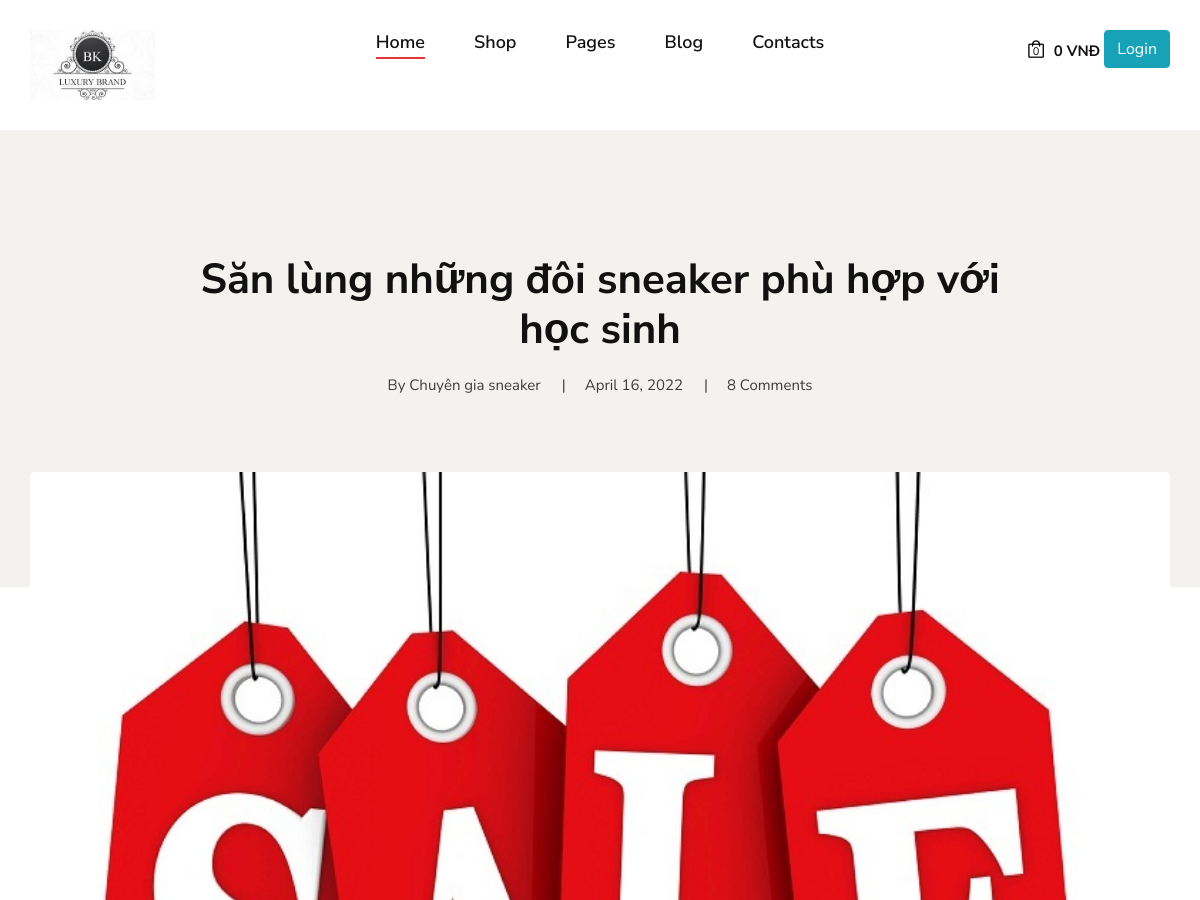
The app's page /blog-details.php?id=2 (upper part), older data.
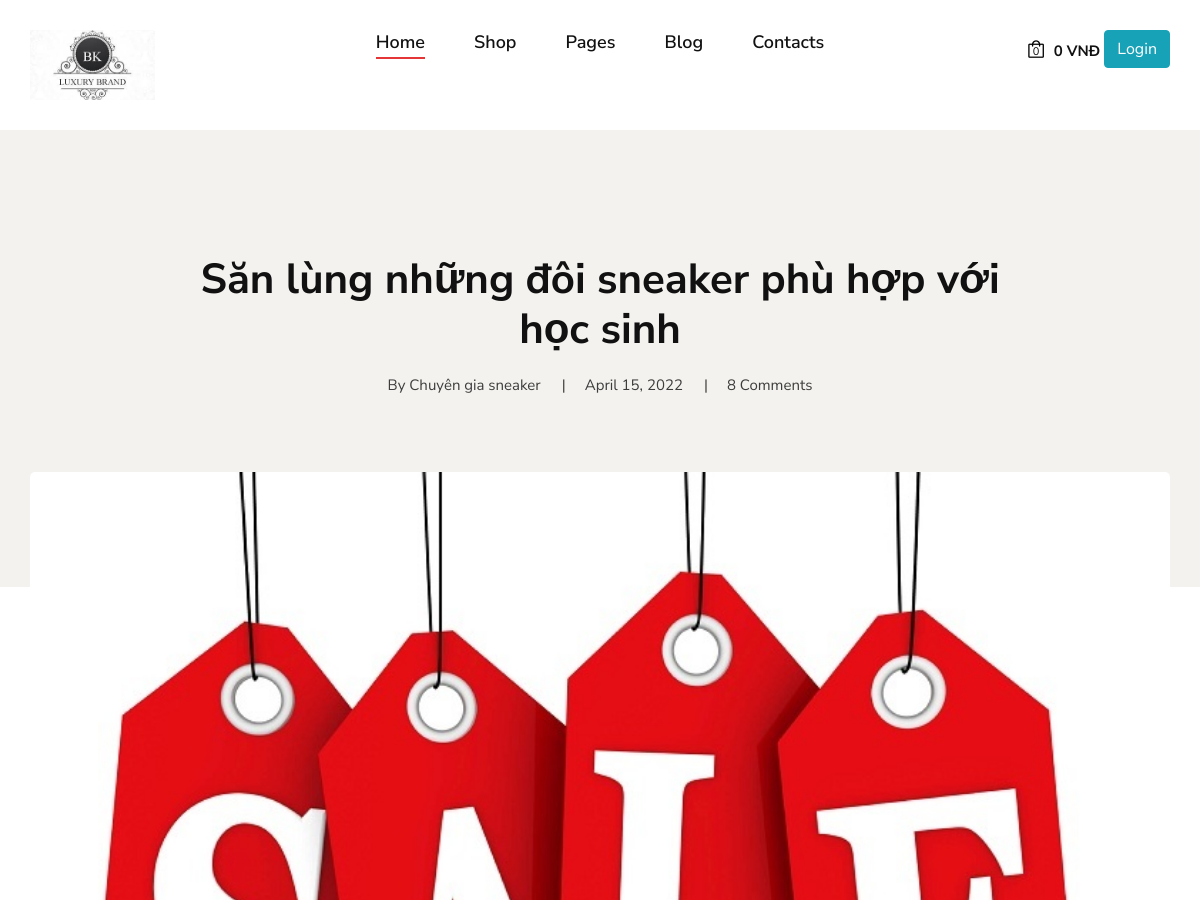
The same page, newer data.
### tables this page shows
CREATE TABLE `tbl_image_article` (
  `id` int(11) NOT NULL,
  `articleId` int(11) NOT NULL,
  `image` varchar(255) NOT NULL
);

CREATE TABLE `tbl_article` (
  `id` int(11) NOT NULL,
  `title` varchar(255) NOT NULL,
  `content` text NOT NULL,
  `datetime` timestamp NULL DEFAULT current_timestamp(),
  `writer` varchar(255) NOT NULL
);

### lib/database.php (called while the page is built, shortened)
<?php
Class Database{
   public $host   = DB_HOST;
   public $user   = DB_USER;
   public $pass   = DB_PASS;
   public $dbname = DB_NAME;
   public $link;
private function connectDB(){
   $this->link = new mysqli($this->host, $this->user, $this->pass,
    $this->dbname);
   mysqli_set_charset($this->link,"utf8");
 }
public function select($query){
  $result = $this->link->query($query) or
   die($this->link->error.__LINE__);
  if($result->num_rows > 0){
    return $result;
  } else {
    return false;
  }
 }
}

### classes/article.php (called while the page is built, shortened)
<?php
	$filepath = realpath(dirname(__FILE__));
	include_once ($filepath.'/../lib/database.php');
class Article
{
    private $db;
	public function __construct()
	{
		$this->db = new Database();
	}
    public function getDetailsArticleById($id)
    {
        $query = "SELECT `tbl_article`.* , `tbl_image_article`.`image`
                FROM `tbl_article` JOIN `tbl_image_article` ON `tbl_article`.`id` =`tbl_image_article`.`articleId`
                WHERE `tbl_article`.`id` = '$id';";
        return $this->db->select($query);
    }
}

### blog-details.php (the view, shortened to what this page needs)
<?php
    include 'inc/header.php';
?>
<?php include 'classes/article.php';
    if(isset($_GET['id'])  && $_GET['id'] != NULL) {
        $id = $_GET['id'];
    }
    else{
        echo "<script>window.location ='blog.php'</script>";
    }
    $article = new Article();
	$article_details = $article->getDetailsArticleById($id);
    if ($article_details === false){
        echo "<script>alert('Lấy dữ liệu bị lỗi. Trở lại trang trước'); window.location ='blog.php'</script>";
    }
    else {
        $data = $article_details->fetch_assoc();
    }
?>
    <section class="blog-hero spad">
        <div class="container">
            <div class="row d-flex justify-content-center">
                <div class="col-lg-9 text-center">
                    <div class="blog__hero__text">
                        <?php
                        echo '
                        <h2>'.$data["title"].'</h2>
                        <ul>
                            <li>By '.$data["writer"].'</li>
                            <li>'.date("F j, Y", strtotime($data["datetime"])).'</li>
                            <li>8 Comments</li>
                        </ul>';
                        ?>
                    </div>
                </div>
            </div>
        </div>
    </section>
    <section class="blog-details spad">
        <div class="container">
            <div class="row d-flex justify-content-center">
                <div class="col-lg-12">
                    <div class="blog__details__pic">
                        <?php
                        echo '<img src="img/article/'.$data["image"].'" alt="">'
                        ?>
                    </div>
                </div>
            </div>
        </div>
    </section>
<?php
    include 'inc/footer.php';
?>

Row changes from the older to the newer data that the page shows:
changed through a linked row, tbl_image_article "Săn lùng những đôi sneaker phù hợp với học sinh": articleId.datetime "April 16, 2022" → "April 15, 2022"
